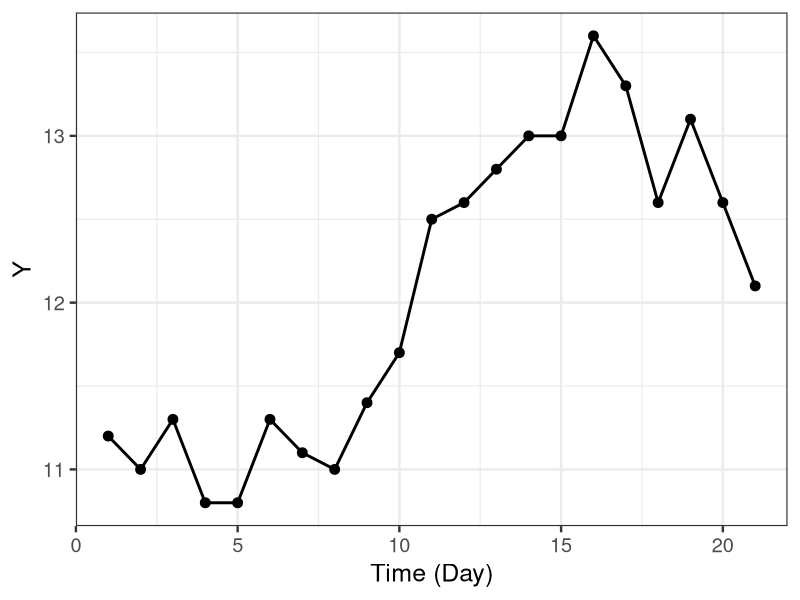

The R source for this figure:
library(ggplot2)

d <- read.csv(file='input/data-ss1.txt')
p <- ggplot() +
  theme_bw(base_size=18) +
  geom_line(data=d, aes(x=X, y=Y), linewidth=1) +
  geom_point(data=d, aes(x=X, y=Y), size=3) +
  labs(x='Time (Day)', y='Y')
ggsave(p, file='output/fig12-1-right.png', dpi=300, w=4, h=3)
